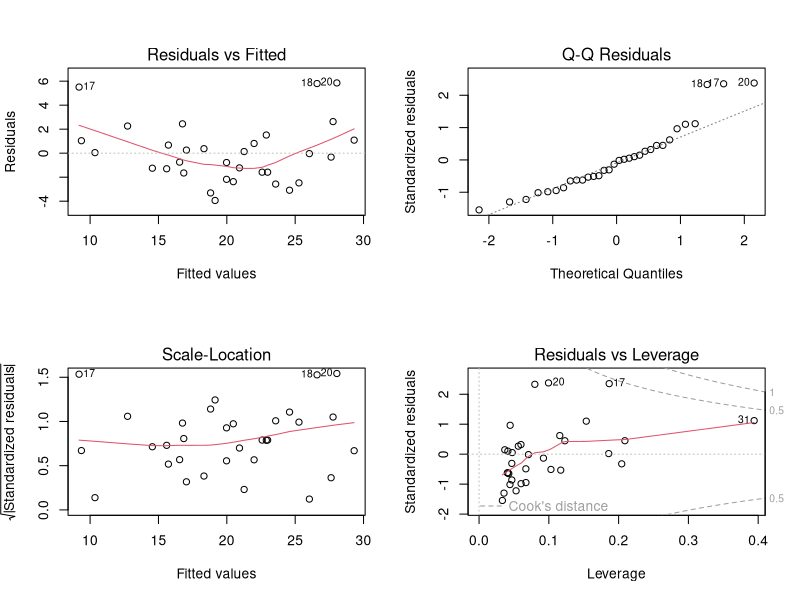

Here is the R script that generated this plot:
library(tidyverse)
car_data <- as_tibble(mtcars)
# The formula is now mpg ~ predictor1 + predictor2
mpg_model_multi <- lm(mpg ~ wt + hp, data = car_data)

# Get the summary
summary(mpg_model_multi)

car_data_factored <- car_data |>
  mutate(am = factor(am, levels = c(0, 1), labels = c("Automatic", "Manual")))

mpg_model_categorical <- lm(mpg ~ wt + am, data = car_data_factored)
summary(mpg_model_categorical)

# Puts 4 diagnostic plots on one screen
par(mfrow = c(2, 2)) 
plot(mpg_model_multi)
par(mfrow = c(1, 1)) # Resets the plotting window

# Using the car_data tibble, fit a multiple linear regression model to predict 
# a car's horsepower (hp). Use two predictors: the car's displacement (disp) and
# number of cylinders (cyl).

hp_model_multy <- lm(hp ~ disp + cyl, data = car_data)
summary(hp_model_multy)


# Ensure we are using the original, base R mtcars
data(mtcars, package = "datasets")

# Now, convert THAT specific version to a tibble
car_data_base <- as_tibble(mtcars)

# Now, run the model using this explicitly sourced data
hp_model_base <- lm(hp ~ disp + cyl, data = car_data_base)

# Look at the summary
summary(hp_model_base)

# Use the explicitly loaded data
data(mtcars, package = "datasets")
car_data_base <- as_tibble(mtcars)

# Select only the columns we are using
model_vars <- car_data_base |>
  select(hp, disp, cyl)

# Calculate the variance-covariance matrix
cov(model_vars)